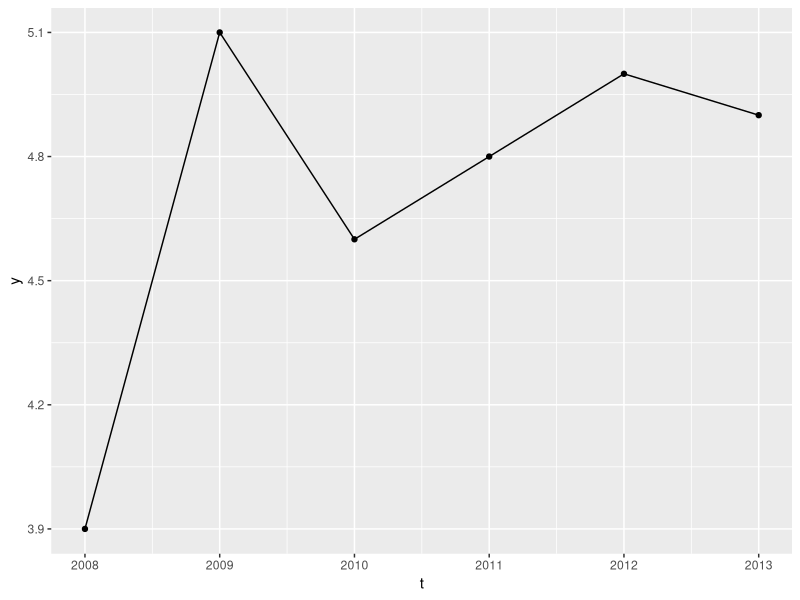
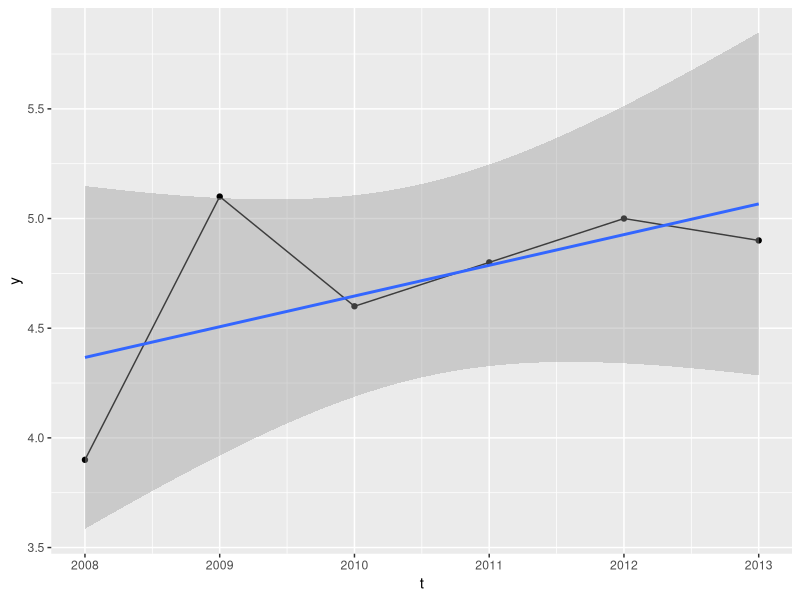
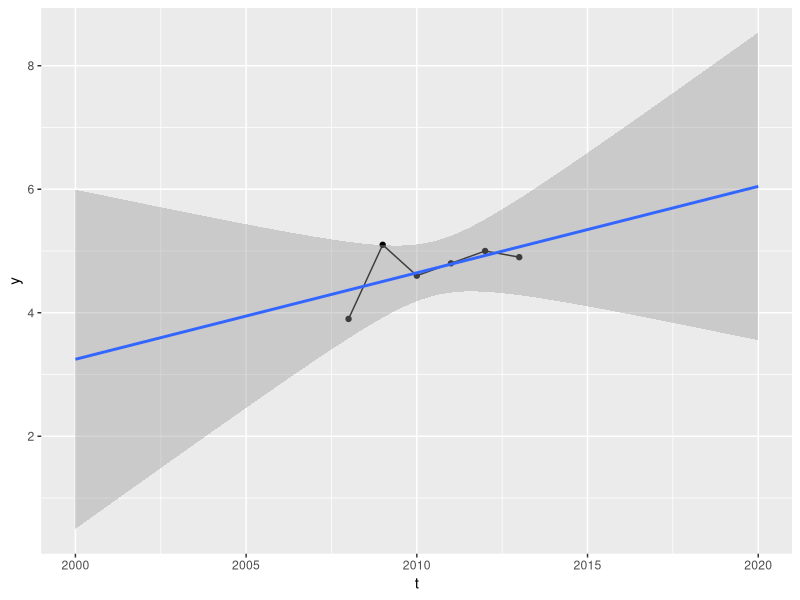

Write R code to recreate these figures, in order.
## ---- chunk 1
library(tidyverse)

df <- tribble(
    ~i, ~t, ~y,
    1, 2008, 3.9,
    1, 2009, 5.1,
    1, 2010, 4.6,
    1, 2011, 4.8,
    1, 2012, 5.0,
    1, 2013, 4.9
)
df
## ---- chunk 2
df |> 
    ggplot(aes(t, y)) + 
    geom_line() + 
    geom_point()
## ---- chunk 3
df |>
    ggplot(aes(t, y)) + 
    geom_line() + 
    geom_point() + 
    stat_smooth(method = "lm")

## ---- chunk 4
df |>
    ggplot(aes(t, y)) + 
    geom_line() + 
    geom_point() + 
    scale_x_continuous(limits = c(2000, 2020)) + 
    stat_smooth(method = "lm", fullrange = TRUE)

## ---- chunk 5
lm_ts_ar0 <- lm(y ~ 1, data = df)

summary(lm_ts_ar0)
## ---- chunk 6
lm_ts_ar1 <- df |>
    arrange(t) |>
    mutate(y_lag1 = lag(y, 1)) %>%
    lm(y ~ y_lag1, data = .)

summary(lm_ts_ar1)
## ---- chunk 7
df |>
    arrange(t) |>
    mutate(y_lag1 = lag(y, 1))
## ---- chunk 8
set.seed(7)

uniform_values <- runif(10)
coin_df <- tibble(
    flip_number = 1:10, 
    is_head = uniform_values >= 0.5
)

coin_df

